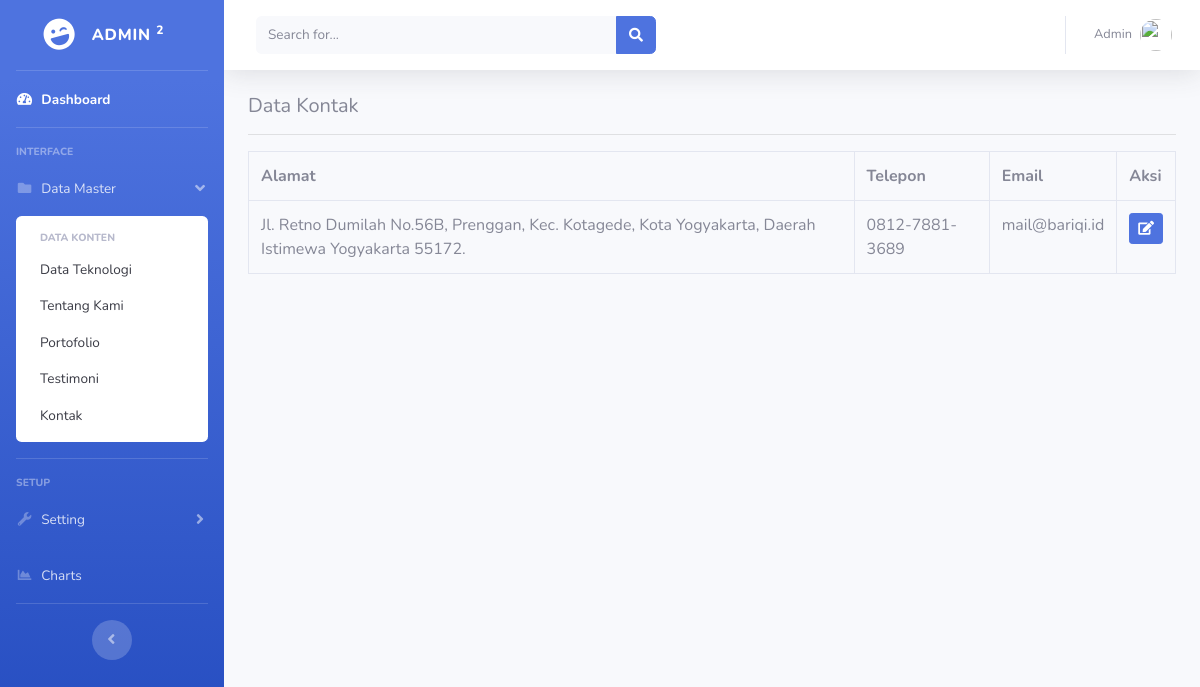
Screenshot of /index.php/admin/data_kontak with the database file from the repository.
### tables this page shows
CREATE TABLE `kontak` (
  `id` int(11) NOT NULL,
  `telepon` varchar(20) NOT NULL,
  `email` varchar(100) NOT NULL,
  `alamat` varchar(300) NOT NULL
);

### application/controllers/admin/data_kontak.php (called while the page is built, shortened)
<?php
        class Data_kontak extends CI_Controller{
            public function index(){
                $data['kontak'] = $this->model_kontak->tampil_data()->result();
                $this->load->view('templates_admin/header.php');
                $this->load->view('templates_admin/sidebar.php');
                $this->load->view('admin/data_kontak.php',$data);
            }
        }
?>

### index.php (called while the page is built, shortened)
<?php
require_once BASEPATH.'core/CodeIgniter.php';

### application/models/model_kontak.php (called while the page is built, shortened)
<?php
    class Model_kontak extends CI_Model{
        public function tampil_data(){
            return $this->db->get('kontak');
        }
    }
?>

### application/views/admin/data_kontak.php (the view, shortened to what this page needs)
<div class="container-fluid">
  <h5>Data Kontak</h5><hr>
	<table class="table table-bordered">
		<tr>
            <th>Alamat</th>
            <th>Telepon</th>
            <th>Email</th>
            <th>Aksi</th>
		</tr>
	<?php
		foreach($kontak as $ktk) :?>
		<tr>
            <td><?php echo $ktk->alamat ?> </td>
            <td><?php echo $ktk->telepon ?> </td>
            <td><?php echo $ktk->email ?> </td>
            <td width="20px"><?php echo anchor('admin/data_kontak/edit/'.$ktk->id,'<div class="btn btn-primary btn-sm"><i class="fas fa-edit"></i></div>') ?></td>
        </tr>
		<?php endforeach; ?>
	</table>
 </div>

### rows the page displays
kontak: alamat "Jl. Retno Dumilah No.56B, Prenggan, Kec. Kotagede, Kota Yogyakarta, Daerah Istimewa Yogyakarta 55172.", telepon "0812-7881-3689", email "mail@bariqi.id"
